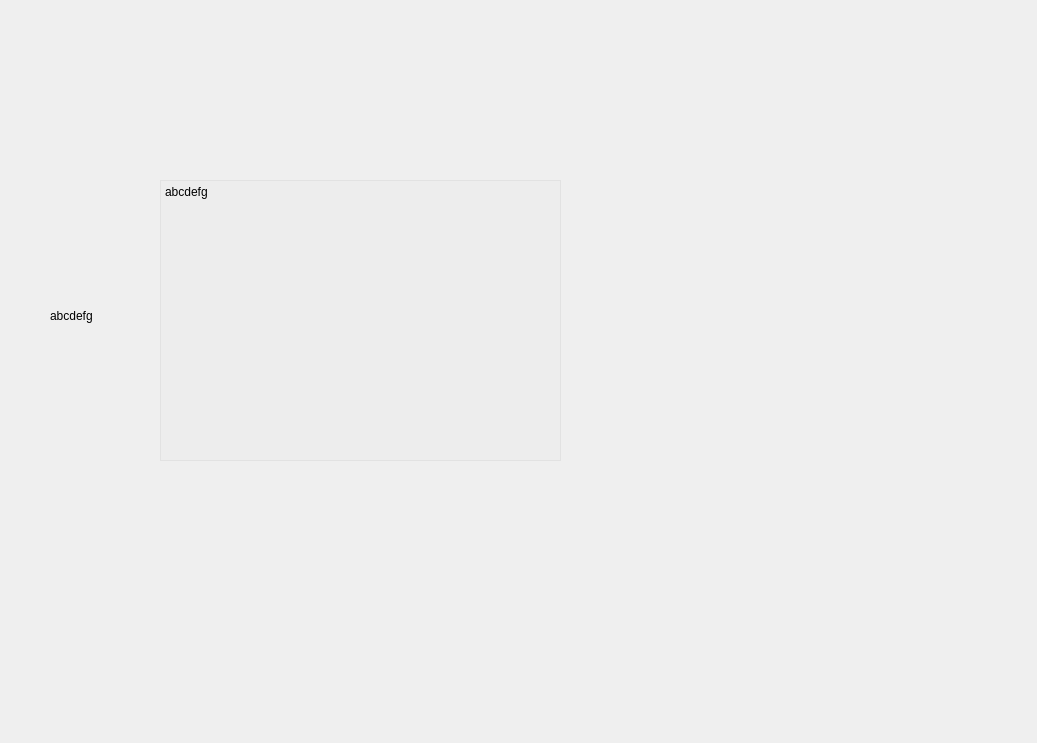
<?xml version="1.0" encoding="UTF-8"?>
<ui version="4.0">
 <class>TestWin</class>
 <widget class="QMainWindow" name="TestWin">
  <property name="geometry">
   <rect>
    <x>0</x>
    <y>0</y>
    <width>1037</width>
    <height>743</height>
   </rect>
  </property>
  <property name="windowTitle">
   <string>MainWindow</string>
  </property>
  <widget class="QWidget" name="centralwidget">
   <widget class="QLabel" name="label">
    <property name="geometry">
     <rect>
      <x>50</x>
      <y>50</y>
      <width>731</width>
      <height>531</height>
     </rect>
    </property>
    <property name="styleSheet">
     <string notr="true">background-image: url(:/background/images/background1.png);
border-radius: 20px;</string>
    </property>
    <property name="text">
     <string>abcdefg</string>
    </property>
   </widget>
   <widget class="QPlainTextEdit" name="plainTextEdit">
    <property name="geometry">
     <rect>
      <x>160</x>
      <y>180</y>
      <width>401</width>
      <height>281</height>
     </rect>
    </property>
    <property name="styleSheet">
     <string notr="true">background-color: rgba(229, 229, 229, 50);</string>
    </property>
    <property name="plainText">
     <string>abcdefg</string>
    </property>
   </widget>
  </widget>
 </widget>
 <resources>
  <include location="main_window_resource.qrc"/>
 </resources>
 <connections/>
</ui>
